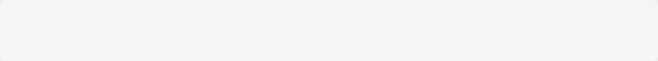
<?xml version="1.0" encoding="UTF-8"?>
<ui version="4.0">
 <class>ntu_entry</class>
 <widget class="QWidget" name="ntu_entry">
  <property name="geometry">
   <rect>
    <x>0</x>
    <y>0</y>
    <width>658</width>
    <height>61</height>
   </rect>
  </property>
  <property name="minimumSize">
   <size>
    <width>500</width>
    <height>60</height>
   </size>
  </property>
  <property name="maximumSize">
   <size>
    <width>16777215</width>
    <height>80</height>
   </size>
  </property>
  <property name="windowTitle">
   <string>Form</string>
  </property>
  <property name="styleSheet">
   <string notr="true">
#mainBodyContainer {
	border-radius: 6px;
	background-color: #f6f6f6;
}

#mainBodyContainer:hover {
	background-color: #fdfdfd;
}</string>
  </property>
  <layout class="QHBoxLayout" name="ntu_entry_lo">
   <property name="spacing">
    <number>0</number>
   </property>
   <property name="leftMargin">
    <number>0</number>
   </property>
   <property name="topMargin">
    <number>0</number>
   </property>
   <property name="rightMargin">
    <number>0</number>
   </property>
   <property name="bottomMargin">
    <number>0</number>
   </property>
   <item>
    <widget class="QWidget" name="mainBodyContainer" native="true">
     <layout class="QHBoxLayout" name="horizontalLayout">
      <property name="spacing">
       <number>20</number>
      </property>
      <property name="leftMargin">
       <number>20</number>
      </property>
      <property name="topMargin">
       <number>0</number>
      </property>
      <property name="rightMargin">
       <number>20</number>
      </property>
      <property name="bottomMargin">
       <number>0</number>
      </property>
      <item>
       <widget class="QLabel" name="courseName_lb">
        <property name="minimumSize">
         <size>
          <width>200</width>
          <height>0</height>
         </size>
        </property>
        <property name="maximumSize">
         <size>
          <width>600</width>
          <height>16777215</height>
         </size>
        </property>
        <property name="font">
         <font>
          <pointsize>11</pointsize>
         </font>
        </property>
        <property name="text">
         <string/>
        </property>
        <property name="wordWrap">
         <bool>true</bool>
        </property>
       </widget>
      </item>
      <item>
       <widget class="QLabel" name="year_lb">
        <property name="font">
         <font>
          <pointsize>11</pointsize>
         </font>
        </property>
        <property name="text">
         <string/>
        </property>
       </widget>
      </item>
      <item>
       <widget class="QLabel" name="semester_lb">
        <property name="font">
         <font>
          <pointsize>11</pointsize>
         </font>
        </property>
        <property name="text">
         <string/>
        </property>
       </widget>
      </item>
     </layout>
    </widget>
   </item>
  </layout>
 </widget>
 <resources/>
 <connections/>
</ui>
